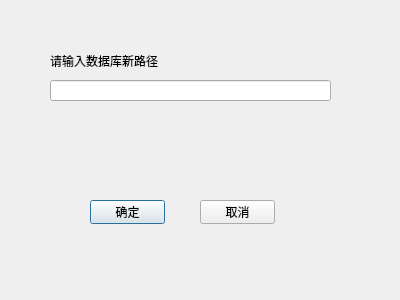
<?xml version="1.0" encoding="UTF-8"?>
<ui version="4.0">
 <class>Dialog</class>
 <widget class="QDialog" name="Dialog">
  <property name="geometry">
   <rect>
    <x>0</x>
    <y>0</y>
    <width>400</width>
    <height>300</height>
   </rect>
  </property>
  <property name="windowTitle">
   <string>Dialog</string>
  </property>
  <widget class="QLabel" name="label">
   <property name="geometry">
    <rect>
     <x>50</x>
     <y>50</y>
     <width>161</width>
     <height>21</height>
    </rect>
   </property>
   <property name="text">
    <string>请输入数据库新路径</string>
   </property>
  </widget>
  <widget class="QLineEdit" name="lineEdit">
   <property name="geometry">
    <rect>
     <x>50</x>
     <y>80</y>
     <width>281</width>
     <height>21</height>
    </rect>
   </property>
  </widget>
  <widget class="QPushButton" name="pushButton_ok">
   <property name="geometry">
    <rect>
     <x>90</x>
     <y>200</y>
     <width>75</width>
     <height>24</height>
    </rect>
   </property>
   <property name="text">
    <string>确定</string>
   </property>
  </widget>
  <widget class="QPushButton" name="pushButton_cancel">
   <property name="geometry">
    <rect>
     <x>200</x>
     <y>200</y>
     <width>75</width>
     <height>24</height>
    </rect>
   </property>
   <property name="text">
    <string>取消</string>
   </property>
  </widget>
 </widget>
 <resources/>
 <connections/>
</ui>
